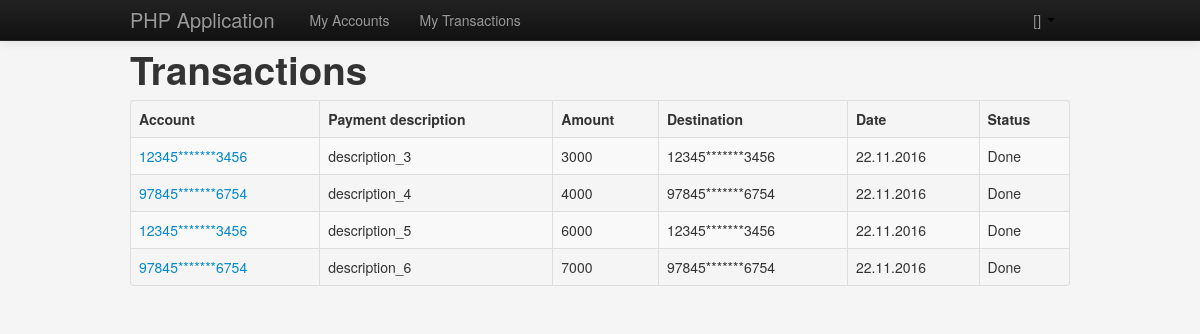
The page /src/transactions.php?uid=3 on the database its author committed.
### tables this page shows
CREATE TABLE `payments` (
  `id` INT NOT NULL AUTO_INCREMENT,
  `from_acc` VARCHAR(16) NOT NULL,
  `to_acc` VARCHAR(16) NOT NULL,
  `payment_time` DATETIME NOT NULL,
  `amount` INT NOT NULL,
  `description` VARCHAR(200) NULL,
  `status` INT NOT NULL,
  PRIMARY KEY (`id`),
  INDEX `from_idx` (`from_acc` ASC),
  INDEX `to_idx` (`to_acc` ASC),
  CONSTRAINT `payments_accounts_to`
    FOREIGN KEY (`from_acc`)
    REFERENCES accounts (`acc_num`)
    ON DELETE NO ACTION
    ON UPDATE NO ACTION,
  CONSTRAINT `payments_accounts_from`
    FOREIGN KEY (`to_acc`)
    REFERENCES accounts (`acc_num`)
    ON DELETE NO ACTION
    ON UPDATE NO ACTION);

### src/helpers.php (called while the page is built)
<?php
function mask($acc){
    return substr_replace($acc, str_repeat('*', 7), 5, 7);
}

### src/transactions.php (the view, shortened to what this page needs)
<!DOCTYPE html>
<html lang="en">
<head>
    <link rel="stylesheet" href="../web/css/bootstrap.min.css">
    <link rel="stylesheet" href="../web/css/application.css">
</head>
<body>
<div class="navbar navbar-fixed-top navbar-inverse">
    <div class="navbar-inner">
        <div class="container">
            <a href="#" class="brand">PHP Application</a>
            <ul class="nav pull-left">
                <li><a href="accounts.php?uid=<?php echo $_SESSION['userId'] ?>">My Accounts</a></li>
                <li><a href="transactions.php?uid=<?php echo $_SESSION['userId'] ?>">My Transactions</a></li>
            </ul>
            <ul class="nav pull-right">
                <li class="dropdown">
                    <a href="#" class="dropdown" data-toggle="dropdown">
                        <?php echo $_SESSION['userName'] . ' [' . strtoupper($_SESSION['roleName']) . ']'; ?>
                        <b class="caret"></b>
                    </a>
                </li>
            </ul>
        </div>
    </div>
</div>
<div class="container">
    <h1>Transactions</h1>
    <table class="table table-bordered table-striped table-hover">
        <thead>
        <tr>
            <th>Account</th>
            <th>Payment description</th>
            <th>Amount</th>
            <th>Destination</th>
            <th>Date</th>
            <th>Status</th>
        </tr>
        </thead>
        <tbody>
        <?php
        include('connect.php');
        include('helpers.php');
        if(isset($_GET['id'])){
            $query = "SELECT
                        from_acc,
                        to_acc,
                        payment_time,
                        amount,
                        description,
                        status
                      FROM `php-prj`.payments
                      WHERE from_acc = " . $_GET['id'];
            fetch($con, $query);
        } elseif (isset($_GET['uid'])){
            $query = "SELECT
                        p.from_acc,
                        p.to_acc,
                        p.payment_time,
                        p.amount,
                        p.description,
                        p.status
                      FROM accounts a
                        JOIN payments p ON a.acc_num = p.from_acc
                      WHERE a.user_id = " . $_GET['uid'];
            fetch($con, $query);
        }
        function fetch($con, $query){
            $res = mysqli_query($con, $query);
            while ($row = mysqli_fetch_assoc($res)) {
                $account = $row['to_acc'];
                $maskedAccount = mask($account);
                $description = $row['description'];
                $amount = $row['amount'];
                $destination = mask($row['to_acc']);
                $date = date('d.m.Y', strtotime($row['payment_time']));
                $status = $row['status'] == 1 ? "Done" : "In progress";
                echo "<tr>"
                    . "<td><a href='accounts.php?acc='$account'>$maskedAccount</a></td>"
                    . "<td>$description</td>"
                    . "<td>$amount</td>"
                    . "<td>$destination</td>"
                    . "<td>$date</td>"
                    . "<td>$status</td>"
                    . "</tr>";
            }
        }
        ?>
        </tbody>
    </table>
</div>
</body>
</html>

### web/css/application.css (style rules this page uses)
body { padding-top: 40px; padding-bottom: 40px; background-color: #f5f5f5; }

### rows shown on the page
payments: to_acc "12345*******3456", description "description_3", amount "3000", payment_time "22.11.2016", status "Done"
payments: to_acc "97845*******6754", description "description_4", amount "4000", payment_time "22.11.2016", status "Done"
payments: to_acc "12345*******3456", description "description_5", amount "6000", payment_time "22.11.2016", status "Done"
payments: to_acc "97845*******6754", description "description_6", amount "7000", payment_time "22.11.2016", status "Done"
